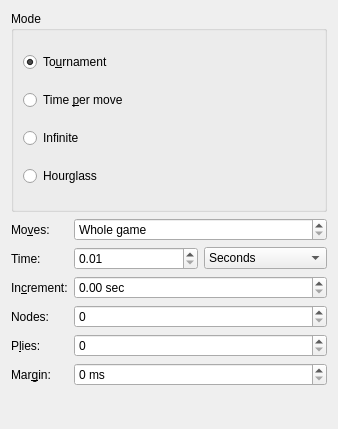
<?xml version="1.0" encoding="UTF-8"?>
<ui version="4.0">
 <class>TimeControlWidget</class>
 <widget class="QWidget" name="TimeControlWidget">
  <property name="geometry">
   <rect>
    <x>0</x>
    <y>0</y>
    <width>338</width>
    <height>429</height>
   </rect>
  </property>
  <property name="windowTitle">
   <string>Form</string>
  </property>
  <layout class="QVBoxLayout" name="verticalLayout">
   <item>
    <widget class="QGroupBox" name="m_groupBox">
     <property name="autoFillBackground">
      <bool>false</bool>
     </property>
     <property name="title">
      <string>Mode</string>
     </property>
     <property name="flat">
      <bool>false</bool>
     </property>
     <property name="checkable">
      <bool>false</bool>
     </property>
     <layout class="QVBoxLayout" name="verticalLayout_3">
      <item>
       <widget class="QRadioButton" name="m_tournamentRadio">
        <property name="toolTip">
         <string>Tournament time control</string>
        </property>
        <property name="text">
         <string>To&amp;urnament</string>
        </property>
        <property name="checked">
         <bool>true</bool>
        </property>
       </widget>
      </item>
      <item>
       <widget class="QRadioButton" name="m_timePerMoveRadio">
        <property name="toolTip">
         <string>Fixed time limit for each move</string>
        </property>
        <property name="text">
         <string>Time &amp;per move</string>
        </property>
       </widget>
      </item>
      <item>
       <widget class="QRadioButton" name="m_infiniteRadio">
        <property name="toolTip">
         <string>Infinite thinking time</string>
        </property>
        <property name="text">
         <string>Infinite</string>
        </property>
       </widget>
      </item>
      <item>
       <widget class="QRadioButton" name="m_hourglassRadio">
        <property name="toolTip">
         <string>Time used is added to opponent's available time</string>
        </property>
        <property name="text">
         <string>Hourglass</string>
        </property>
       </widget>
      </item>
     </layout>
    </widget>
   </item>
   <item>
    <layout class="QFormLayout" name="formLayout">
     <property name="fieldGrowthPolicy">
      <enum>QFormLayout::AllNonFixedFieldsGrow</enum>
     </property>
     <item row="0" column="0">
      <widget class="QLabel" name="label">
       <property name="text">
        <string>Mo&amp;ves:</string>
       </property>
       <property name="buddy">
        <cstring>m_movesSpin</cstring>
       </property>
      </widget>
     </item>
     <item row="0" column="1">
      <widget class="QSpinBox" name="m_movesSpin">
       <property name="toolTip">
        <string>The number of moves in a time control</string>
       </property>
       <property name="specialValueText">
        <string>Whole game</string>
       </property>
       <property name="maximum">
        <number>9999</number>
       </property>
       <property name="value">
        <number>0</number>
       </property>
      </widget>
     </item>
     <item row="1" column="0">
      <widget class="QLabel" name="label_2">
       <property name="text">
        <string>Time:</string>
       </property>
       <property name="buddy">
        <cstring>m_timeSpin</cstring>
       </property>
      </widget>
     </item>
     <item row="1" column="1">
      <layout class="QHBoxLayout" name="horizontalLayout">
       <item>
        <widget class="QDoubleSpinBox" name="m_timeSpin">
         <property name="toolTip">
          <string>Time limit for the chosen time control</string>
         </property>
         <property name="decimals">
          <number>2</number>
         </property>
         <property name="minimum">
          <double>0.010000000000000</double>
         </property>
         <property name="maximum">
          <double>10000.000000000000000</double>
         </property>
         <property name="value">
          <double>0.010000000000000</double>
         </property>
        </widget>
       </item>
       <item>
        <widget class="QComboBox" name="m_timeUnitCombo">
         <property name="toolTip">
          <string>Time unit for the time limit</string>
         </property>
         <property name="currentIndex">
          <number>0</number>
         </property>
         <item>
          <property name="text">
           <string>Seconds</string>
          </property>
         </item>
         <item>
          <property name="text">
           <string>Minutes</string>
          </property>
         </item>
         <item>
          <property name="text">
           <string>Hours</string>
          </property>
         </item>
        </widget>
       </item>
      </layout>
     </item>
     <item row="2" column="0">
      <widget class="QLabel" name="label_3">
       <property name="text">
        <string>In&amp;crement:</string>
       </property>
       <property name="buddy">
        <cstring>m_incrementSpin</cstring>
       </property>
      </widget>
     </item>
     <item row="2" column="1">
      <widget class="QDoubleSpinBox" name="m_incrementSpin">
       <property name="toolTip">
        <string>Time increment per move in seconds</string>
       </property>
       <property name="suffix">
        <string> sec</string>
       </property>
      </widget>
     </item>
     <item row="4" column="1">
      <widget class="QSpinBox" name="m_pliesSpin">
       <property name="toolTip">
        <string>Maximum search depth in plies (engines only)</string>
       </property>
       <property name="maximum">
        <number>999</number>
       </property>
      </widget>
     </item>
     <item row="4" column="0">
      <widget class="QLabel" name="label_5">
       <property name="text">
        <string>P&amp;lies:</string>
       </property>
       <property name="buddy">
        <cstring>m_pliesSpin</cstring>
       </property>
      </widget>
     </item>
     <item row="3" column="1">
      <widget class="QSpinBox" name="m_nodesSpin">
       <property name="toolTip">
        <string>Maximum number of nodes to search (engines only)</string>
       </property>
       <property name="maximum">
        <number>2147483647</number>
       </property>
      </widget>
     </item>
     <item row="3" column="0">
      <widget class="QLabel" name="label_4">
       <property name="text">
        <string>Nodes:</string>
       </property>
       <property name="buddy">
        <cstring>m_nodesSpin</cstring>
       </property>
      </widget>
     </item>
     <item row="5" column="1">
      <widget class="QSpinBox" name="m_marginSpin">
       <property name="toolTip">
        <string>The time limit can be exceeded by this many milliseconds</string>
       </property>
       <property name="suffix">
        <string> ms</string>
       </property>
       <property name="maximum">
        <number>9999</number>
       </property>
      </widget>
     </item>
     <item row="5" column="0">
      <widget class="QLabel" name="label_6">
       <property name="text">
        <string>Mar&amp;gin:</string>
       </property>
       <property name="buddy">
        <cstring>m_marginSpin</cstring>
       </property>
      </widget>
     </item>
    </layout>
   </item>
  </layout>
 </widget>
 <resources/>
 <connections/>
</ui>
